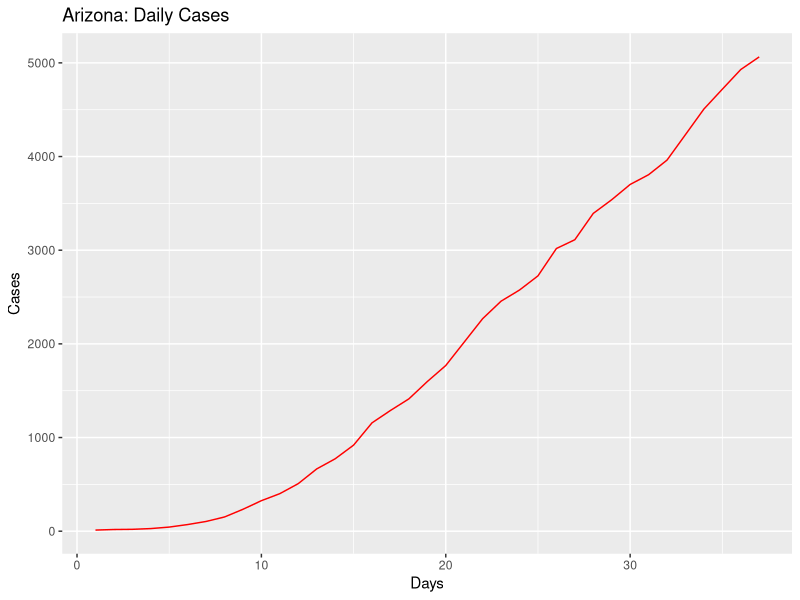
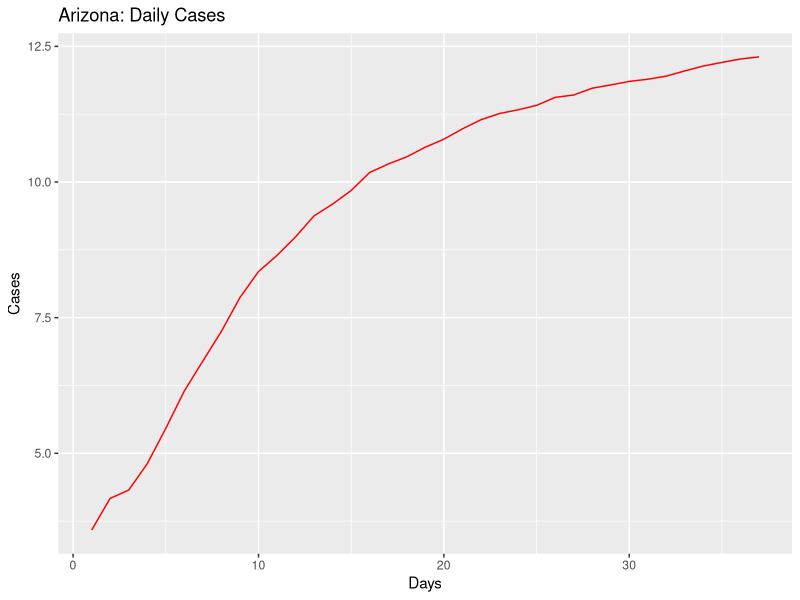
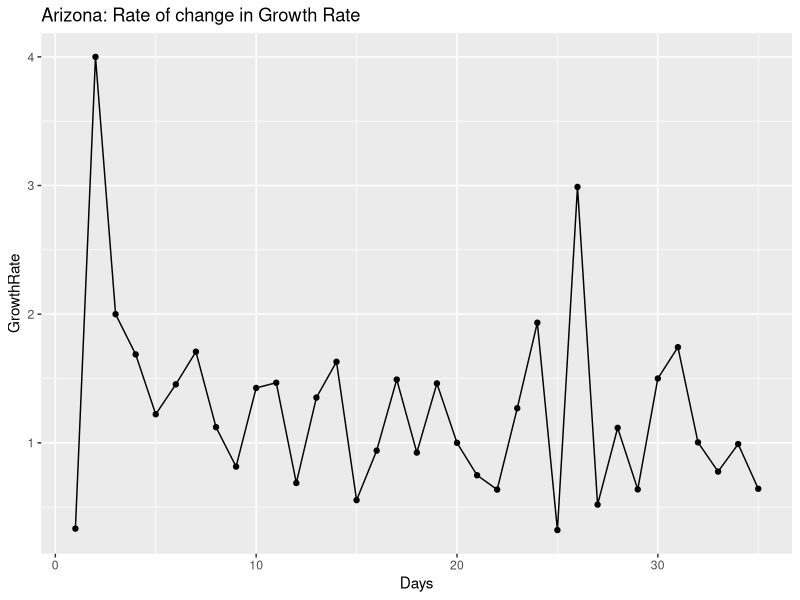
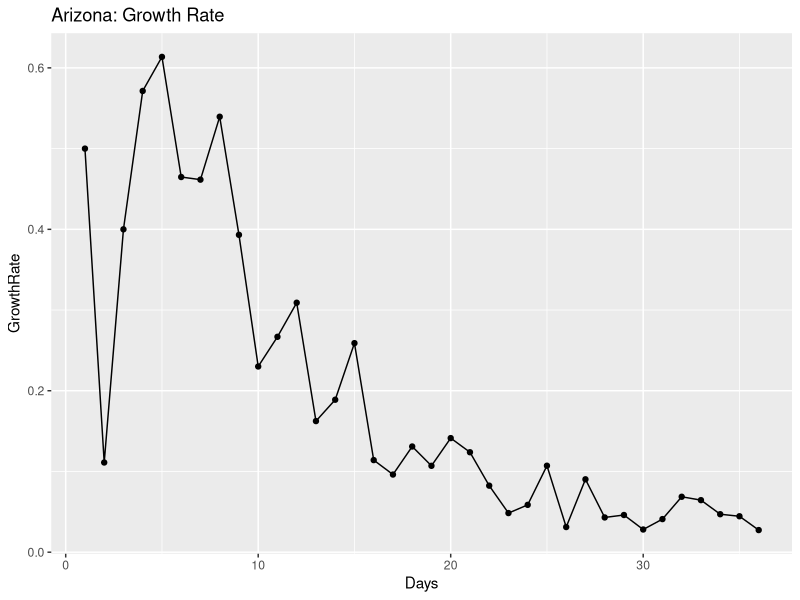
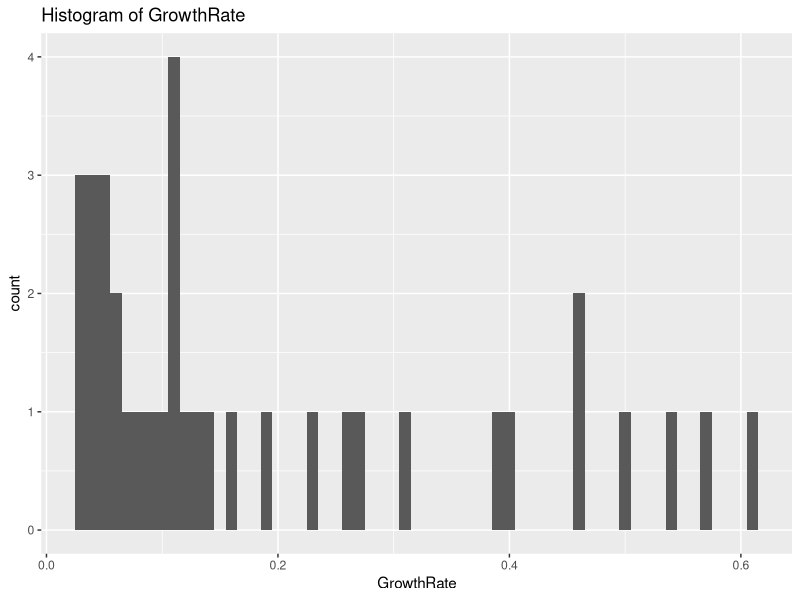
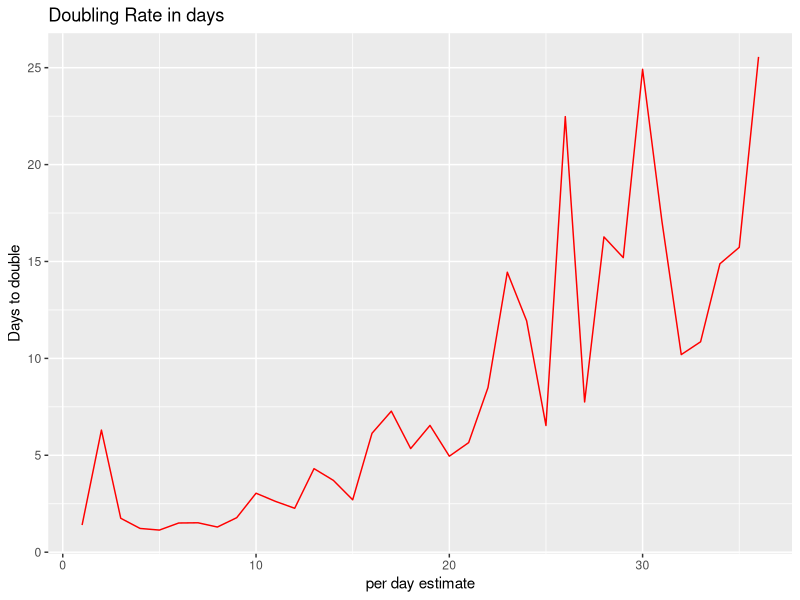
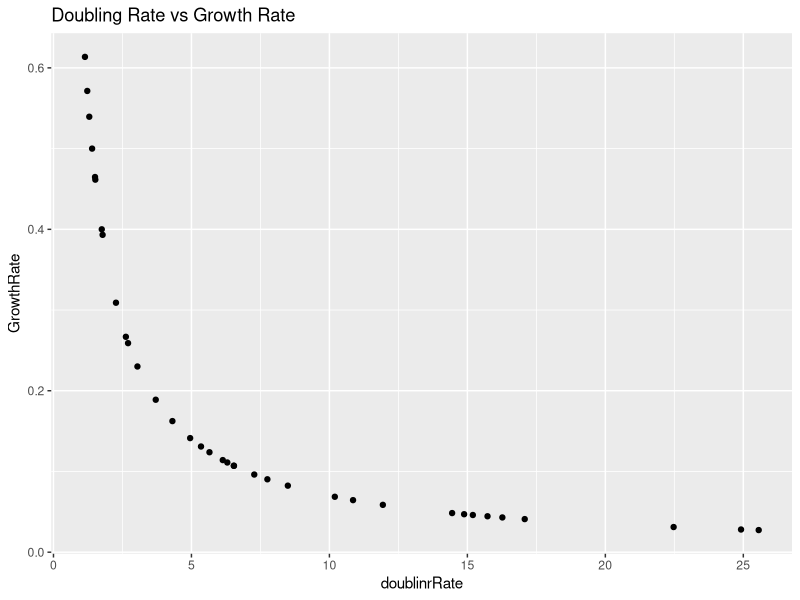
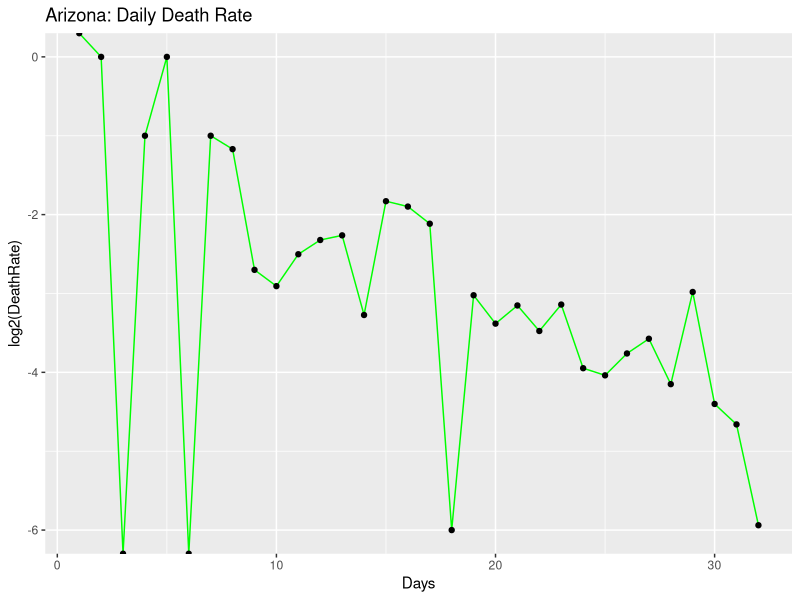

Source code (R) for these figures, in order:
## ---- chunk 1
knitr::opts_chunk$set(echo = TRUE)
## ---- chunk 2
library(ggplot2)
library(gridExtra)
library(dplyr)

coronaGrowth <- function(absoluteNumbers){
  growthfactor <- NULL
  absgrowth <- NULL
  for(i in 1:length(absoluteNumbers))
  {
    #print((absoluteNumbers[i]-absoluteNumbers[i+1]/absoluteNumbers[i+1])/absoluteNumbers[i+1])
    growthfactor[i] <- ((absoluteNumbers[i]-absoluteNumbers[i+1]))/(absoluteNumbers[i+1]-absoluteNumbers[i+2])  
    #growthfactor[i] <- ((absoluteNumbers[i]-absoluteNumbers[i+1]))/(absolutenumbers[i])
  }
  
  return (rev(growthfactor))
}

DailyGrowthRate <- function(absoluteNumbers)
{
  growthfactor <- NULL
  absgrowth <- NULL
  for(i in 1:length(absoluteNumbers))
  {
    #print((absoluteNumbers[i]-absoluteNumbers[i+1]/absoluteNumbers[i+1])/absoluteNumbers[i+1])
    growthfactor[i] <- ((absoluteNumbers[i]/absoluteNumbers[i+1]))-1 
    #growthfactor[i] <- ((absoluteNumbers[i]-absoluteNumbers[i+1]))/(absolutenumbers[i])
  }
  
  return (rev(growthfactor))  
}

DoublingRate <- function(absoluteNumbers)
{
  doublingrRate <- NULL
  cumsum <- NULL
  for(i in 1:length(absoluteNumbers))
  {
    
    doublingrRate[i] <- (70/(absoluteNumbers[i]*100))
    
  }
  return ((doublingrRate))  
}

#Calculate the mean and median growth rate:
MeanMediangrowthrate <- function(dataTrend1)
{
  MeanGRTrend <- NULL
  MedianGRTrend <- NULL
  
  for(i in 1:length(dataTrend1$GrowthRate))
  {
    MedianGRTrend[i] <- median(dataTrend1[1:i,"GrowthRate"])
    MeanGRTrend[i] <- mean(dataTrend1[1:i,"GrowthRate"])
  }
  
  dataTrend1$MedianGRT = MedianGRTrend
  dataTrend1$MeanGRT = MeanGRTrend
  
  return(dataTrend1)

}

#Calculate ratio of newdeaths/newcases
newDeathstonewCases <- function(absolutenumbers,totaldeaths)
{
  newCases <- NULL
  newDeaths <- NULL
  for(i in 1:length(absolutenumbers))
  {
    if(i == length(absolutenumbers))
    {
      print("reached the end")
    }else{
     newDeaths[i] = (totaldeaths[i]-totaldeaths[i+1])
     newCases[i] = (absolutenumbers[i]-absolutenumbers[i+1]) 
    }
  }
  

  days <- seq(2:length(absolutenumbers))
 return(data.frame( newDeaths = rev(newDeaths),newCases = rev(newCases),Days = days))
 
}

#Calculate ratio of deaths to totalCases
totalDeathstoCases <- function(absolutenumbers,totaldeaths)
{
  ratio <- NULL
  for(i in 1:length(absolutenumbers))
  {

     ratio[i] = (totaldeaths[i])/(absolutenumbers[i]) 
  }
  
  return(rev(ratio))
}
## ---- chunk 3
#Arizona

absolutenumbers <- c(5064,4929,4719,4507,4234,3962,3806,3702,3539,3393,3112,3018,2726,2575,2456,2269,2019,1769,1598,1413,1289,1157,919,773,665,508,401,326,234,152,104,71,44,28,20,18,12)

totaldeaths <- c(187,184,177,169,150,142,131,122,115,108,97,89,80,73,65,64,52,41,32,29,24,20,17,15,13,9,6,6,3,2,2,1,0,0,0,0,0)

#America
#absolutenumbers <- c(101.7*1000,83.8*1000,65.8*1000,53.7*1000,43.8*1000,33.3*1000,25*1000,19*1000,13.7*1000,7.8*1000,6.4*1000,4.6*1000,3.5*1000,2.7*1000)
## ---- chunk 4
growthrate <- na.exclude(coronaGrowth(absolutenumbers))
days <- seq(1:length(growthrate))
dataTrend <- data.frame(GrowthRate = growthrate,Days = days)
print(dataTrend)
p1 <- ggplot(data=dataTrend, aes(x=Days, y=GrowthRate, group=1)) +ggtitle("Arizona: Rate of change in Growth Rate")+
  geom_line()+
  geom_point()

print(dataTrend)
#print(dataTrend1)




growthrate1 <- na.exclude(DailyGrowthRate(absolutenumbers))
doublingrate1 <- na.exclude(DoublingRate(growthrate1))
days1 <- seq(1:length(growthrate1))
dataTrend1 <- data.frame(GrowthRate = growthrate1,Days = days1,doublinrRate = doublingrate1)
print(dataTrend1)
multiplier <- tail(dataTrend1, n = 1)
pred_val <- (head(absolutenumbers, n = 1)*multiplier[,"GrowthRate"])+head(absolutenumbers, n = 1)

p2 <- ggplot(data=dataTrend1, aes(x=Days, y=GrowthRate, group=1)) +ggtitle("Arizona: Growth Rate")+
  geom_line()+
  geom_point()

days <- seq(1:length(absolutenumbers))
growthrate <- append(growthrate, c(1,1),after = 0)
dataOriginal <- data.frame(Cases = rev(absolutenumbers), Days = days)
p3<- ggplot() +geom_line(data=dataOriginal, aes(x=Days, y=Cases,),color = "Red")+labs(title="Arizona: Daily Cases", y="Cases", x="Days")

p3_log<- ggplot() +geom_line(data=dataOriginal, aes(x=Days, y=log2(Cases)),color = "Red")+labs(title="Arizona: Daily Cases", y="Cases", x="Days")+
  #geom_line(data=dataOriginal, aes(x=Days+1, y=Prediction),color = "Blue")
  geom_point()



# Analyze growth rate to get interval of values
summary(dataTrend1$GrowthRate)
dataTrend1%>%select("GrowthRate")%>%summarise(meanGR = mean(GrowthRate), medianGR = median(GrowthRate), sdGR = sd(GrowthRate))
p4 <- ggplot(data = dataTrend1, aes(x = GrowthRate))+ggtitle("Histogram of GrowthRate")+geom_histogram(binwidth = 0.01)


#Analyze the doubling rate
p5<- ggplot() +geom_line(data=dataTrend1, aes(x=Days, y=doublinrRate),color = "Red")+labs(title="Doubling Rate in days", y="Days to double", x ="per day estimate")+
  #geom_line(data=dataOriginal, aes(x=Days+1, y=Prediction),color = "Blue")
  geom_point()

#Scatter plor of Growthrate versus Doubling Rate
p6 <- ggplot()+geom_point(data = dataTrend1, aes(x = doublinrRate, y = GrowthRate))+labs(title = "Doubling Rate vs Growth Rate")

dataTrend1 <- MeanMediangrowthrate(dataTrend1 = dataTrend1)

#Median growth rate trend 
#Median growth rate trend 
p7 <- ggplot()+geom_line(data = dataTrend1, aes(x = Days, y = MedianGRT),color = "Blue")+labs(title = "Arizona Median(BLUE)VsMean(RED) Growth Rate")+geom_line(data=dataTrend1, aes(x=Days , y=MeanGRT),color = "Red")


deathrate1 <- na.exclude(DailyGrowthRate(totaldeaths))
doublingdeathrate1 <- na.exclude(DoublingRate(deathrate1))
days1 <- seq(1:length(deathrate1))
dataDeathTrend1 <- data.frame(DeathRate = deathrate1,Days = days1,doublinrRate = doublingdeathrate1)
#print(dataDeathTrend1)
#multiplier <- tail(totaldeaths, n = 1)
#pred_val <- (head(dataDeathTrend1, n = 1)*multiplier[,"DeathRate"])+head(dataDeathTrend1, n = 1)

p8 <- ggplot(data=dataDeathTrend1, aes(x=Days, y=log2(DeathRate), group=1)) +ggtitle("Arizona: Daily Death Rate")+
  geom_line(color = "Green")+
  geom_point()


rationewdeathtocases <- newDeathstonewCases(absolutenumbers,totaldeaths)

p9 <- ggplot(data=rationewdeathtocases, aes(x=Days, y=log2(newCases), group=1)) +ggtitle("Arizona:newCases(Orange)")+
  geom_line(color = "Orange")+geom_point()

totaldeathstocases <- totalDeathstoCases(absolutenumbers,totaldeaths)
days <- seq(1:length(absolutenumbers))
datatotaldeathstocasesTrend <- data.frame(ratio = totaldeathstocases,Days = days)
#Scatter plot of totalcases to totaldeaths
p10 <- ggplot(data=datatotaldeathstocasesTrend, aes(x=Days, y=ratio, group=1)) +ggtitle("Arizona: TotalDeaths/TotalCases")+
  geom_line(color = "Yellow")+
  geom_point()

#Confidence Interval for mean population GrowthRate:
meanGR = mean(dataTrend1$GrowthRate)
sdGR = sd(dataTrend1$GrowthRate)

uppperlimitGR= meanGR+sdGR
lowerlimitGR = meanGR-sdGR

#Predictions based on: Current Growth Rate, MeanGrowth Rate, Upper GrowthRate, Lower GrowthRate
pred_val_Current <- (head(absolutenumbers, n = 1)*multiplier[,"GrowthRate"])+head(absolutenumbers, n = 1)
pred_val_MeanGR <- (head(absolutenumbers, n = 1)*meanGR)+head(absolutenumbers, n = 1)
pred_val_upperGR <- (head(absolutenumbers, n = 1)*uppperlimitGR)+head(absolutenumbers, n = 1)
pred_val_lowerGR <- (head(absolutenumbers, n = 1)*lowerlimitGR)+head(absolutenumbers, n = 1)

print("Current GR:")
print(multiplier[,"GrowthRate"])
print(pred_val_Current)

print("Mean GR:")
print(meanGR)
print(pred_val_MeanGR)

print("Upperlimit GR:")
print(uppperlimitGR)
print(pred_val_upperGR)

print("Lowerlimit GR:")
print(lowerlimitGR)
print(pred_val_lowerGR)

#Doubling rate:-
DRCurrent <- round(70/(meanGR*100),digits = 0)
DRMedian <- round(70/(median(dataTrend1$GrowthRate)*100),digits = 0)
latestDRCurrent <- round(tail(dataTrend1$doublinrRate,n=1),digits = 0)

## ---- chunk 5
#grid.arrange(p3,p3_log,p1,p2,p4,p5,p6,nrow = 4, ncol = 2)
print(p3)
print(p3_log)
print(p1)
print(p2)
print(p4)
print(p5)
print(p6)
print(p8)
print(p9)
print(p10)
print(p7)
## ---- chunk 6
library(ggplot2)
library(gridExtra)
library(dplyr)

coronaGrowth <- function(absoluteNumbers){
  growthfactor <- NULL
  absgrowth <- NULL
  for(i in 1:length(absoluteNumbers))
  {
    #print((absoluteNumbers[i]-absoluteNumbers[i+1]/absoluteNumbers[i+1])/absoluteNumbers[i+1])
    growthfactor[i] <- ((absoluteNumbers[i]-absoluteNumbers[i+1]))/(absoluteNumbers[i+1]-absoluteNumbers[i+2])  
    #growthfactor[i] <- ((absoluteNumbers[i]-absoluteNumbers[i+1]))/(absolutenumbers[i])
  }
  
  return (rev(growthfactor))
}

DailyGrowthRate <- function(absoluteNumbers)
{
  growthfactor <- NULL
  absgrowth <- NULL
  for(i in 1:length(absoluteNumbers))
  {
    #print((absoluteNumbers[i]-absoluteNumbers[i+1]/absoluteNumbers[i+1])/absoluteNumbers[i+1])
    growthfactor[i] <- ((absoluteNumbers[i]/absoluteNumbers[i+1]))-1 
    #growthfactor[i] <- ((absoluteNumbers[i]-absoluteNumbers[i+1]))/(absolutenumbers[i])
  }
  
  return (rev(growthfactor))  
}

DoublingRate <- function(absoluteNumbers)
{
  doublingrRate <- NULL
  cumsum <- NULL
  for(i in 1:length(absoluteNumbers))
  {
    
    doublingrRate[i] <- (70/(absoluteNumbers[i]*100))
    
  }
  return ((doublingrRate))  
}

#Calculate the mean and median growth rate:
MeanMediangrowthrate <- function(dataTrend1)
{
  MeanGRTrend <- NULL
  MedianGRTrend <- NULL
  
  for(i in 1:length(dataTrend1$GrowthRate))
  {
    MedianGRTrend[i] <- median(dataTrend1[1:i,"GrowthRate"])
    MeanGRTrend[i] <- mean(dataTrend1[1:i,"GrowthRate"])
  }
  
  dataTrend1$MedianGRT = MedianGRTrend
  dataTrend1$MeanGRT = MeanGRTrend
  
  return(dataTrend1)

}

# #Calculate ratio of newdeaths/newcases
# newDeathstonewCases <- function(absolutenumbers,totaldeaths)
# {
#   ratio <- NULL
#   for(i in 1:length(absolutenumbers))
#   {
#     if(i == length(absolutenumbers))
#     {
#       print("reached the end")
#     }else{
#      ratio[i] = (totaldeaths[i]-totaldeaths[i+1])/(absolutenumbers[i]-absolutenumbers[i+1]) 
#     }
#   }
#   
#   return(rev(ratio))
# }

#Calculate ratio of newdeaths/newcases
newDeathstonewCases <- function(absolutenumbers,totaldeaths)
{
  newCases <- NULL
  newDeaths <- NULL
  for(i in 1:length(absolutenumbers))
  {
    if(i == length(absolutenumbers))
    {
      print("reached the end")
    }else{
     newDeaths[i] = (totaldeaths[i]-totaldeaths[i+1])
     newCases[i] = (absolutenumbers[i]-absolutenumbers[i+1]) 
    }
  }
  

  days <- seq(2:length(absolutenumbers))
 return(data.frame( newDeaths = rev(newDeaths),newCases = rev(newCases),Days = days))
 
}

#Calculate ratio of deaths to totalCases
totalDeathstoCases <- function(absolutenumbers,totaldeaths)
{
  ratio <- NULL
  for(i in 1:length(absolutenumbers))
  {

     ratio[i] = (totaldeaths[i])/(absolutenumbers[i]) 
  }
  
  return(rev(ratio))
}

## ---- chunk 7
#Arizona
#absolutenumbers <- c(773,665,508,401,326,234,152,104,71,44,28,20,18,12)

#America

absolutenumbers <- c(771.197*1000,762.896*1000,726.856*1000,686.431*1000,654.343*1000,622.412*1000,591.285*1000,573.138*1000,545.934*1000,521.623*1000,489.646*1000,454.615*1000,418.451*1000,386.571*1000,355.834*1000,327.871*1000,300.432*1000,265.506*1000,235.281*1000,205.035*1000,176.518*1000,145.369*1000,133.094*1000,123.578*1000,101.7*1000,83.8*1000,65.8*1000,53.7*1000,43.8*1000,33.3*1000,25*1000,19*1000,13.7*1000,7.8*1000,6.4*1000,4.6*1000,3.5*1000,2.7*1000)

totaldeaths <- c(41356,40495,38200,35578,33490,27549,24618,22930,21474,20057,18325,16691,14791,12851,10880,9622,8457,7127,6081,5107,4057,3143,2585,2222,1697,1296,1028,781,556,414,301,255,206,150,110,87,69,57,48,41,38,30,26,22,19,15,12,11,9,6,1,1)




## ---- chunk 8
growthrate <- na.exclude(coronaGrowth(absolutenumbers))
days <- seq(1:length(growthrate))
dataTrend <- data.frame(GrowthRate = growthrate,Days = days)
print(dataTrend)
p1 <- ggplot(data=dataTrend, aes(x=Days, y=GrowthRate, group=1)) +ggtitle("US: Rate of change in Growth Rate")+
  geom_line()+
  geom_point()

print(dataTrend)
#print(dataTrend1)




growthrate1 <- na.exclude(DailyGrowthRate(absolutenumbers))
doublingrate1 <- na.exclude(DoublingRate(growthrate1))
days1 <- seq(1:length(growthrate1))
dataTrend1 <- data.frame(GrowthRate = growthrate1,Days = days1,doublinrRate = doublingrate1)
print(dataTrend1)
multiplier <- tail(dataTrend1, n = 1)
pred_val <- (head(absolutenumbers, n = 1)*multiplier[,"GrowthRate"])+head(absolutenumbers, n = 1)

p2 <- ggplot(data=dataTrend1, aes(x=Days, y=GrowthRate, group=1)) +ggtitle("US: Growth Rate")+
  geom_line()+
  geom_point()

days <- seq(1:length(absolutenumbers))
growthrate <- append(growthrate, c(1,1),after = 0)
dataOriginal <- data.frame(Cases = rev(absolutenumbers), Days = days)
p3<- ggplot() +geom_line(data=dataOriginal, aes(x=Days, y=Cases,),color = "Red")+labs(title="US: Daily Cases", y="Cases", x="Days")

p3_log<- ggplot() +geom_line(data=dataOriginal, aes(x=Days, y=log2(Cases)),color = "Red")+labs(title="US: Daily Cases", y="Cases", x="Days")+
  #geom_line(data=dataOriginal, aes(x=Days+1, y=Prediction),color = "Blue")
  geom_point()



# Analyze growth rate to get interval of values
summary(dataTrend1$GrowthRate)
dataTrend1%>%select("GrowthRate")%>%summarise(meanGR = mean(GrowthRate), medianGR = median(GrowthRate), sdGR = sd(GrowthRate))
p4 <- ggplot(data = dataTrend1, aes(x = GrowthRate))+ggtitle("Histogram of GrowthRate")+geom_histogram(binwidth = 0.01)


#Analyze the doubling rate
p5<- ggplot() +geom_line(data=dataTrend1, aes(x=Days, y=doublinrRate),color = "Red")+labs(title="Doubling Rate in days", y="Days to double", x ="per day estimate")+
  #geom_line(data=dataOriginal, aes(x=Days+1, y=Prediction),color = "Blue")
  geom_point()

#Scatter plor of Growthrate versus Doubling Rate
p6 <- ggplot()+geom_point(data = dataTrend1, aes(x = doublinrRate, y = GrowthRate))+labs(title = "Doubling Rate vs Growth Rate")

dataTrend1 <- MeanMediangrowthrate(dataTrend1 = dataTrend1)


#Median growth rate trend 
#Median growth rate trend 
p7 <- ggplot()+geom_line(data = dataTrend1, aes(x = Days, y = MedianGRT),color = "Blue")+labs(title = "US Median(BLUE)VsMean(RED) Growth Rate")+geom_line(data=dataTrend1, aes(x=Days , y=MeanGRT),color = "Red")

deathrate1 <- na.exclude(DailyGrowthRate(totaldeaths))
doublingdeathrate1 <- na.exclude(DoublingRate(deathrate1))
days1 <- seq(1:length(deathrate1))
dataDeathTrend1 <- data.frame(DeathRate = deathrate1,Days = days1,doublinrRate = doublingdeathrate1)
#print(dataDeathTrend1)
#multiplier <- tail(totaldeaths, n = 1)
#pred_val <- (head(dataDeathTrend1, n = 1)*multiplier[,"DeathRate"])+head(dataDeathTrend1, n = 1)

p8 <- ggplot(data=dataDeathTrend1, aes(x=Days, y=log2(DeathRate), group=1)) +ggtitle("US: Daily Death Rate")+
  geom_line(color = "Green")+
  geom_point()

rationewdeathtocases <- newDeathstonewCases(absolutenumbers,totaldeaths)

p9 <- ggplot(data=rationewdeathtocases, aes(x=Days, y=log2(newCases), group=1)) +ggtitle("US:newCases(Orange)")+
  geom_line(color = "Orange")+geom_point()
totaldeathstocases <- totalDeathstoCases(absolutenumbers,totaldeaths)
days <- seq(1:length(absolutenumbers))
datatotaldeathstocasesTrend <- data.frame(ratio = totaldeathstocases,Days = days)
#Scatter plot of totalcases to totaldeaths
p10 <- ggplot(data=datatotaldeathstocasesTrend, aes(x=Days, y=ratio, group=1)) +ggtitle("US: TotalDeaths/TotalCases")+
  geom_line(color = "Yellow")+
  geom_point()
#Confidence Interval for mean population GrowthRate:
meanGR = mean(dataTrend1$GrowthRate)
sdGR = sd(dataTrend1$GrowthRate)

uppperlimitGR= meanGR+sdGR
lowerlimitGR = meanGR-sdGR

#Predictions based on: Current Growth Rate, MeanGrowth Rate, Upper GrowthRate, Lower GrowthRate
pred_val_Current <- (head(absolutenumbers, n = 1)*multiplier[,"GrowthRate"])+head(absolutenumbers, n = 1)
pred_val_MeanGR <- (head(absolutenumbers, n = 1)*meanGR)+head(absolutenumbers, n = 1)
pred_val_upperGR <- (head(absolutenumbers, n = 1)*uppperlimitGR)+head(absolutenumbers, n = 1)
pred_val_lowerGR <- (head(absolutenumbers, n = 1)*lowerlimitGR)+head(absolutenumbers, n = 1)

print("Current GR:")
print(multiplier[,"GrowthRate"])
print(pred_val_Current)

print("Mean GR:")
print(meanGR)
print(pred_val_MeanGR)

print("Upperlimit GR:")
print(uppperlimitGR)
print(pred_val_upperGR)

print("Lowerlimit GR:")
print(lowerlimitGR)
print(pred_val_lowerGR)

#Doubling rate:-
DRCurrent <- round(70/(meanGR*100),digits = 0)
DRMedian <- round(70/(median(dataTrend1$GrowthRate)*100),digits = 0)
latestDRCurrent <- round(tail(dataTrend1$doublinrRate,n=1),digits = 0)

## ---- chunk 9
#grid.arrange(p3,p3_log,p1,p2,p4,p5,p6,nrow = 4, ncol = 2)
print(p3)
print(p3_log)
print(p1)
print(p2)
print(p4)
print(p5)
print(p6)
print(p8)
print(p9)
print(p10)
print(p7)
## ---- chunk 10
library(ggplot2)
library(gridExtra)
library(dplyr)

coronaGrowth <- function(absoluteNumbers){
  growthfactor <- NULL
  absgrowth <- NULL
  for(i in 1:length(absoluteNumbers))
  {
    #print((absoluteNumbers[i]-absoluteNumbers[i+1]/absoluteNumbers[i+1])/absoluteNumbers[i+1])
    growthfactor[i] <- ((absoluteNumbers[i]-absoluteNumbers[i+1]))/(absoluteNumbers[i+1]-absoluteNumbers[i+2])  
    #growthfactor[i] <- ((absoluteNumbers[i]-absoluteNumbers[i+1]))/(absolutenumbers[i])
  }
  
  return (rev(growthfactor))
}

DailyGrowthRate <- function(absoluteNumbers)
{
  growthfactor <- NULL
  absgrowth <- NULL
  for(i in 1:length(absoluteNumbers))
  {
    #print((absoluteNumbers[i]-absoluteNumbers[i+1]/absoluteNumbers[i+1])/absoluteNumbers[i+1])
    growthfactor[i] <- ((absoluteNumbers[i]/absoluteNumbers[i+1]))-1 
    #growthfactor[i] <- ((absoluteNumbers[i]-absoluteNumbers[i+1]))/(absolutenumbers[i])
  }
  
  return (rev(growthfactor))  
}

DoublingRate <- function(absoluteNumbers)
{
  doublingrRate <- NULL
  cumsum <- NULL
  for(i in 1:length(absoluteNumbers))
  {
    
    doublingrRate[i] <- (70/(absoluteNumbers[i]*100))
    
  }
  return ((doublingrRate))  
}

#Calculate the mean and median growth rate:
MeanMediangrowthrate <- function(dataTrend1)
{
  MeanGRTrend <- NULL
  MedianGRTrend <- NULL
  
  for(i in 1:length(dataTrend1$GrowthRate))
  {
    MedianGRTrend[i] <- median(dataTrend1[1:i,"GrowthRate"])
    MeanGRTrend[i] <- mean(dataTrend1[1:i,"GrowthRate"])
  }
  
  dataTrend1$MedianGRT = MedianGRTrend
  dataTrend1$MeanGRT = MeanGRTrend
  
  return(dataTrend1)

}

#Calculate ratio of newdeaths/newcases
# newDeathstonewCases <- function(absolutenumbers,totaldeaths)
# {
#   ratio <- NULL
#   for(i in 1:length(absolutenumbers))
#   {
#     if(i == length(absolutenumbers))
#     {
#       print("reached the end")
#     }else{
#      ratio[i] = (totaldeaths[i]-totaldeaths[i+1])/(absolutenumbers[i]-absolutenumbers[i+1]) 
#     }
#   }
#   
#   return(rev(ratio))
# }

#Calculate ratio of newdeaths/newcases
newDeathstonewCases <- function(absolutenumbers,totaldeaths)
{
  newCases <- NULL
  newDeaths <- NULL
  for(i in 1:length(absolutenumbers))
  {
    if(i == length(absolutenumbers))
    {
      print("reached the end")
    }else{
     newDeaths[i] = (totaldeaths[i]-totaldeaths[i+1])
     newCases[i] = (absolutenumbers[i]-absolutenumbers[i+1]) 
    }
  }
  

  days <- seq(2:length(absolutenumbers))
 return(data.frame( newDeaths = rev(newDeaths),newCases = rev(newCases),Days = days))
 
}

#Calculate ratio of deaths to totalCases
totalDeathstoCases <- function(absolutenumbers,totaldeaths)
{
  ratio <- NULL
  for(i in 1:length(absolutenumbers))
  {

     ratio[i] = (totaldeaths[i])/(absolutenumbers[i]) 
  }
  
  return(rev(ratio))
}
## ---- chunk 11
#Arizona
#absolutenumbers <- c(773,665,508,401,326,234,152,104,71,44,28,20,18,12)

#America
absolutenumbers <- c(17615,14792,13835,12759,12320,10941,9635,9166,8339,7598,6653,5749,5311,4778,3588,3082,2567,2341,1637,1397,1251,1071,1024,987,887,727,657,536,499,396,332,249,194,169,143,129,114,100,82,74,62,62,47,40,34,31,30,29,7,6,3,3,3,3,3,3,3,3,3,3,3,3,3,3,3)

totaldeaths <- c(559,488,452,423,405,368,331,325,288,246,227,178,160,136,118,99,86,72,58,35,27,24,20,20,12,10,10,7,5,5,4,3,3,2,2,2,2,1,0,0,0,0,0,0,0,0,0,0,0,0,0,0,0,0,0,0,0,0,0,0,0,0,0,0,0)
## ---- chunk 12
growthrate <- na.exclude(coronaGrowth(absolutenumbers))
days <- seq(1:length(growthrate))
dataTrend <- data.frame(GrowthRate = growthrate,Days = days)
print(dataTrend)
p1 <- ggplot(data=dataTrend, aes(x=Days, y=GrowthRate, group=1)) +ggtitle("US: Rate of change in Growth Rate")+
  geom_line()+
  geom_point()

print(dataTrend)
#print(dataTrend1)




growthrate1 <- na.exclude(DailyGrowthRate(absolutenumbers))
doublingrate1 <- na.exclude(DoublingRate(growthrate1))
days1 <- seq(1:length(growthrate1))
dataTrend1 <- data.frame(GrowthRate = growthrate1,Days = days1,doublinrRate = doublingrate1)
print(dataTrend1)
multiplier <- tail(dataTrend1, n = 1)
pred_val <- (head(absolutenumbers, n = 1)*multiplier[,"GrowthRate"])+head(absolutenumbers, n = 1)

p2 <- ggplot(data=dataTrend1, aes(x=Days, y=GrowthRate, group=1)) +ggtitle("India: Growth Rate")+
  geom_line()+
  geom_point()

days <- seq(1:length(absolutenumbers))
growthrate <- append(growthrate, c(1,1),after = 0)
dataOriginal <- data.frame(Cases = rev(absolutenumbers), Days = days)
p3<- ggplot() +geom_line(data=dataOriginal, aes(x=Days, y=Cases,),color = "Red")+labs(title="India: Daily Cases", y="Cases", x="Days")

p3_log<- ggplot() +geom_line(data=dataOriginal, aes(x=Days, y=log2(Cases)),color = "Red")+labs(title="India: Daily Cases", y="Cases", x="Days")+
  #geom_line(data=dataOriginal, aes(x=Days+1, y=Prediction),color = "Blue")
  geom_point()



# Analyze growth rate to get interval of values
summary(dataTrend1$GrowthRate)
dataTrend1%>%select("GrowthRate")%>%summarise(meanGR = mean(GrowthRate), medianGR = median(GrowthRate), sdGR = sd(GrowthRate))
p4 <- ggplot(data = dataTrend1, aes(x = GrowthRate))+ggtitle("Histogram of GrowthRate")+geom_histogram(binwidth = 0.01)


#Analyze the doubling rate
p5<- ggplot() +geom_line(data=dataTrend1, aes(x=Days, y=doublinrRate),color = "Red")+labs(title="Doubling Rate in days", y="Days to double", x ="per day estimate")+
  #geom_line(data=dataOriginal, aes(x=Days+1, y=Prediction),color = "Blue")
  geom_point()

#Scatter plor of Growthrate versus Doubling Rate
p6 <- ggplot()+geom_point(data = dataTrend1, aes(x = doublinrRate, y = GrowthRate))+labs(title = "Doubling Rate vs Growth Rate")

dataTrend1 <- MeanMediangrowthrate(dataTrend1 = dataTrend1)


#Median growth rate trend 
p7 <- ggplot()+geom_line(data = dataTrend1, aes(x = Days, y = MedianGRT),color = "Blue")+labs(title = "India Median(BLUE)VsMean(RED) Growth Rate")+geom_line(data=dataTrend1, aes(x=Days , y=MeanGRT),color = "Red")

deathrate1 <- na.exclude(DailyGrowthRate(totaldeaths))
doublingdeathrate1 <- na.exclude(DoublingRate(deathrate1))
days1 <- seq(1:length(deathrate1))
dataDeathTrend1 <- data.frame(DeathRate = deathrate1,Days = days1,doublinrRate = doublingdeathrate1)
#print(dataDeathTrend1)
#multiplier <- tail(totaldeaths, n = 1)
#pred_val <- (head(dataDeathTrend1, n = 1)*multiplier[,"DeathRate"])+head(dataDeathTrend1, n = 1)

p8 <- ggplot(data=dataDeathTrend1, aes(x=Days, y=log2(DeathRate), group=1)) +ggtitle("India: Daily Death Rate")+
  geom_line(color = "Green")+
  geom_point()

rationewdeathtocases <- newDeathstonewCases(absolutenumbers,totaldeaths)

p9 <- ggplot(data=rationewdeathtocases, aes(x=Days, y=log2(newCases), group=1)) +ggtitle("India:newCases(Orange)")+
  geom_line(color = "Orange")+geom_point()

totaldeathstocases <- totalDeathstoCases(absolutenumbers,totaldeaths)
days <- seq(1:length(absolutenumbers))
datatotaldeathstocasesTrend <- data.frame(ratio = totaldeathstocases,Days = days)
#Scatter plot of totalcases to totaldeaths
p10 <- ggplot(data=datatotaldeathstocasesTrend, aes(x=Days, y=ratio, group=1)) +ggtitle("India: TotalDeaths/TotalCases")+
  geom_line(color = "Yellow")+
  geom_point()

#Confidence Interval for mean population GrowthRate:
meanGR = mean(dataTrend1$GrowthRate)
sdGR = sd(dataTrend1$GrowthRate)

uppperlimitGR= meanGR+sdGR
lowerlimitGR = meanGR-sdGR

#Predictions based on: Current Growth Rate, MeanGrowth Rate, Upper GrowthRate, Lower GrowthRate
pred_val_Current <- (head(absolutenumbers, n = 1)*multiplier[,"GrowthRate"])+head(absolutenumbers, n = 1)
pred_val_MeanGR <- (head(absolutenumbers, n = 1)*meanGR)+head(absolutenumbers, n = 1)
pred_val_upperGR <- (head(absolutenumbers, n = 1)*uppperlimitGR)+head(absolutenumbers, n = 1)
pred_val_lowerGR <- (head(absolutenumbers, n = 1)*lowerlimitGR)+head(absolutenumbers, n = 1)

print("Current GR:")
print(multiplier[,"GrowthRate"])
print(pred_val_Current)

print("Mean GR:")
print(meanGR)
print(pred_val_MeanGR)

print("Upperlimit GR:")
print(uppperlimitGR)
print(pred_val_upperGR)

print("Lowerlimit GR:")
print(lowerlimitGR)
print(pred_val_lowerGR)

#Doubling rate:-
DRCurrent <- round(70/(meanGR*100),digits = 0)
DRMedian <- round(70/(median(dataTrend1$GrowthRate)*100),digits = 0)
latestDRCurrent <- round(tail(dataTrend1$doublinrRate,n=1),digits = 0)

## ---- chunk 13
#grid.arrange(p3,p3_log,p1,p2,p4,p5,p6,nrow = 4, ncol = 2)
print(p3)
print(p3_log)
print(p1)
print(p2)
print(p4)
print(p5)
print(p6)
print(p8)
print(p9)
print(p10)
print(p7)
